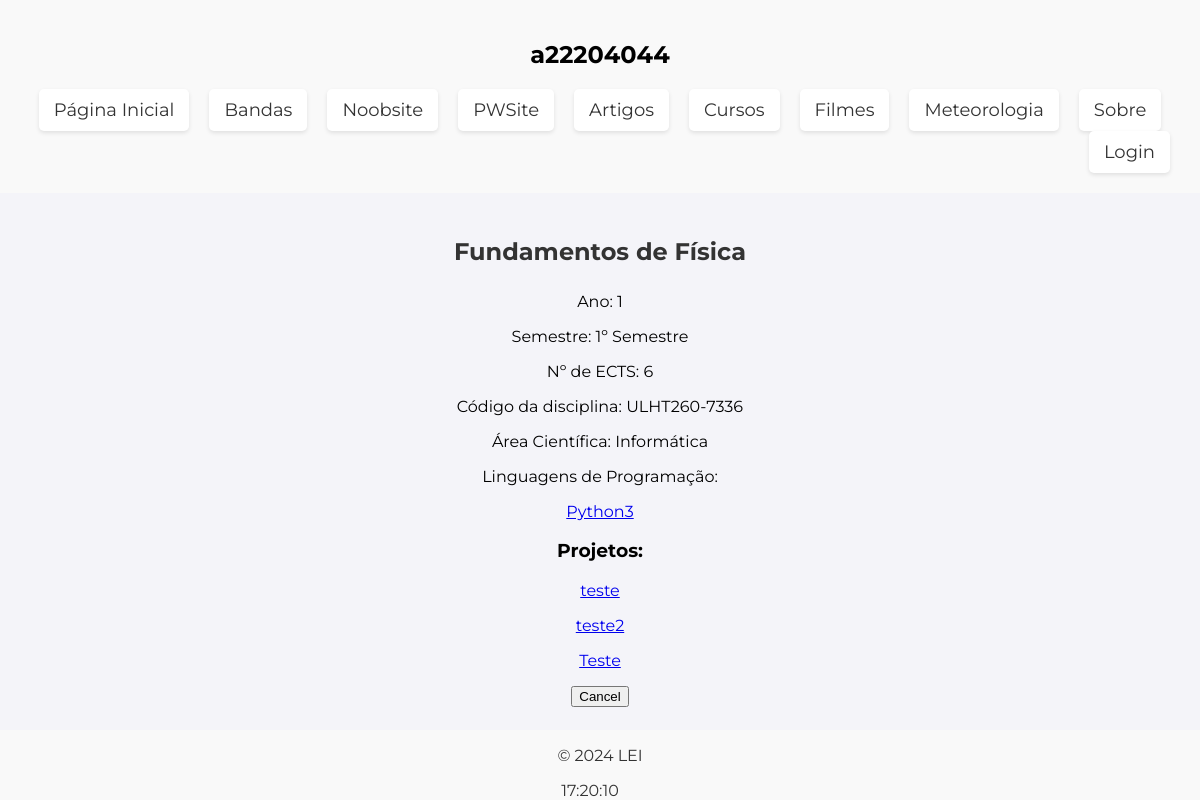
Page /curso/disciplina/1 on the committed database.
### curso/models.py (models this page shows, shortened)
class Disciplina(models.Model):
  nome = models.CharField(max_length=255)
  ano = models.IntegerField()
  semestre = models.CharField(max_length=255)
  ects = models.IntegerField()
  curricularUnitReadableCode = models.CharField(max_length=255)
  areaCientifica = models.ForeignKey(AreaCientifica, on_delete=models.CASCADE, related_name = 'disciplinas')
  linguagensProgramacao = models.ManyToManyField(LinguagemProgramacao, null=True, blank=True, related_name = 'disciplina')
  curso = models.ForeignKey(Curso, on_delete=models.CASCADE, related_name = 'curso')

class AreaCientifica(models.Model):
  nome = models.CharField(max_length=255)
  descricao = models.TextField()
  def __str__(self):
    return self.nome

class LinguagemProgramacao(models.Model):
  nome = models.CharField(max_length=100)

class Projeto(models.Model):
  nome = models.CharField(max_length=255, blank=True, null=True)
  descricao = models.TextField()
  conceitosAplicados = models.TextField(blank=True, null=True)
  tecnologiasUsadas = models.TextField()
  imagem = models.ImageField(upload_to='curso/', blank=True, null=True)
  linkYoutube = models.URLField(blank=True, null=True)
  linkGithub = models.URLField(blank=True, null=True)
  linguagensProgramacao = models.ManyToManyField(LinguagemProgramacao, related_name = 'projetos')
  disciplina = models.ForeignKey(Disciplina, on_delete=models.CASCADE, null=True, blank=True, related_name = 'projeto')

### curso/views.py (the view)
# urls.py: path('disciplina/<int:disciplina_id>', views.disciplina, name='disciplina'),
def disciplina(request, disciplina_id):
    disciplina = Disciplina.objects.get(pk=disciplina_id)
    projetos = Projeto.objects.filter(disciplina=disciplina_id)
    linguagens = LinguagemProgramacao.objects.filter(disciplina=disciplina_id)
    canUserManipulate = request.user.groups.filter(name='Editores de cursos').exists()
    context = {'disciplina': disciplina, 'projetos': projetos, 'linguagens': linguagens, 'canUserManipulate':canUserManipulate}
    return render(request, 'curso/disciplina.html', context)

### curso/templates/curso/disciplina.html (shortened to what this page needs)
{% extends 'base.html' %}
{% block content %}
    <h2>{{ disciplina.nome }}</h2>
    <div>
        <p>Ano: {{ disciplina.ano }}</p>
        <p>Semestre: {{ disciplina.semestre }}</p>
        <p>Nº de ECTS: {{ disciplina.ects }}</p>
        <p>Código da disciplina: {{ disciplina.curricularUnitReadableCode }}</p>
        <p>Área Científica: {{ disciplina.areaCientifica }}</p>
        <p>Linguagens de Programação:
            {% for linguagem in linguagens %}
                <p><a href="{% url 'curso:linguagem' linguagem.id %}">{{ linguagem.nome }}</a></p>
            {% endfor %}
        </p>
        <h3>Projetos: </h3>
        {% for projeto in projetos %}
            <p><a href="{% url 'curso:projeto' projeto.id %}">{{ projeto.nome }}</a></p>
        {% endfor %}
    </div>
    <form action="{% url 'curso:curso_details' disciplina.curso.id %}">
        <input type="submit" value="Cancel" />
    </form><br>
{% endblock %}

### rows in the picture
Disciplina: nome "Fundamentos de Física", ano "1", semestre "1º Semestre", ects "6", curricularUnitReadableCode "ULHT260-7336", areaCientifica "Informática"
LinguagemProgramacao: nome "Python3"
Projeto: nome "teste"
Projeto: nome "teste2"
Projeto: nome "Teste"
